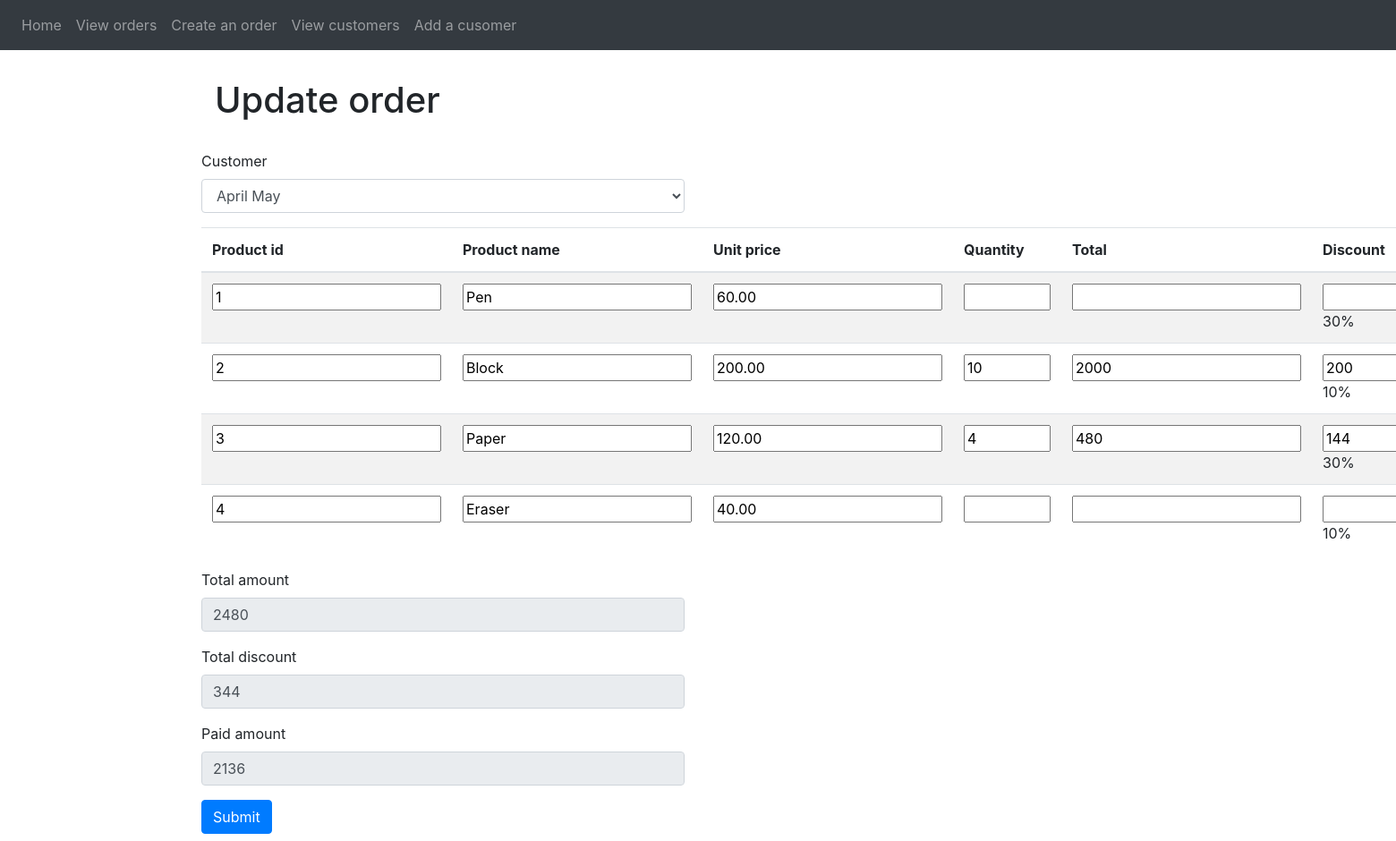
The page /update.php?id=3 on the database its author committed.
### tables this page shows
CREATE TABLE `products` (
  `id` int(11) NOT NULL AUTO_INCREMENT,
  `productname` varchar(100) NOT NULL,
  `unitprice` decimal(6,2) NOT NULL,
  PRIMARY KEY (`id`),
  UNIQUE KEY `id_UNIQUE` (`id`),
  UNIQUE KEY `productname_UNIQUE` (`productname`)
);

CREATE TABLE `orders` (
  `id` int(11) NOT NULL AUTO_INCREMENT,
  `customer` int(11) NOT NULL,
  `totalamount` decimal(10,2) NOT NULL,
  `totaldiscount` decimal(10,2) NOT NULL,
  `paidamount` decimal(10,2) NOT NULL,
  `prize` tinyint(4) NOT NULL,
  PRIMARY KEY (`id`),
  UNIQUE KEY `id_UNIQUE` (`id`),
  KEY `id_idx` (`customer`),
  CONSTRAINT `customer` FOREIGN KEY (`customer`) REFERENCES `customers` (`id`) ON DELETE CASCADE ON UPDATE CASCADE
);

### db/db.php (called while the page is built, shortened)
<?php
    abstract class DB{
        protected $db;
        protected $table;
        function  __construct(){
            try{
                $this->db = new \PDO("mysql:host=" . self::DB_HOST . ";dbname=" . self::DB_DB, self::DB_USERNAME, self::DB_PASSWORD);
            }catch(\PDOException $ex){
                echo $ex->getMessage();
            }catch(\Exception $ex){
                echo $ex->getMessage();
            }
        }
        public function fetchValues($val=1, $param=1){
            $query = "SELECT * FROM {$this->table} WHERE {$param} = '$val'";
            $pdoStatementObject = $this->db->query($query, \PDO::FETCH_ASSOC);
            return $pdoStatementObject->fetchAll();
        }
        public function __destruct(){
            $this->db = NULL;
        }
    }
     class Products extends DB{
		function  __construct(){
			$this->table = 'products';
		}
	}
    class Customers extends DB{
		function  __construct(){
			$this->table = 'customers';
		}
    }
    class Orders extends DB{
		function  __construct(){
			$this->table = 'orders';
        }
    }
    class OrderDetails extends DB{
		function  __construct(){
			$this->table = 'order_items';
        }
    }
?>

### includes/process-order.php (called while the page is built, shortened)
<?php
    function calculateDiscount($ctype, $pname){
        $disc=0;
        if($ctype == "Small Company" || $ctype == "Large Company" ){
            $disc = 10;
            if($ctype == "Large Company"){
                if($pname == 'Pen' || $pname == 'Paper') {
                    $disc = 30;
                }
            }
        }
        return $disc;
    }
?>

### templates/order-form.php (the view, shortened to what this page needs)
<div class="row">
            <form class=" col-md-6" method="POST">
                <div class="form-group">
                    <label for="customer">Customer</label>
                    <select class="form-control" id="customer" name="customer">
                        <?php foreach ($customers as $cust){
                            $sel  ='';
                            if($buyer == $cust['id']){$sel = 'selected';}
                            echo'<option '.$sel.' value="'.$cust['id'].'">'.$cust['fullname'].'</option>';
                        }?>
                    </select>
                </div>
                <table class="table table-hover table-striped users">
                    <thead class="thead">
                        <tr>
                            <th>Product id</th>
                            <th>Product name</th>
                            <th>Unit price</th>
                            <th>Quantity</th>
                            <th>Total</th>
                            <th>Discount</th>
                        </tr>
                    </thead>
                    <tbody>
                    <?php
                        $val = 0;
                        foreach ($products as $key) {
                            $id = $key['id'];
                            $productname = $key['productname'];
                            $unitprice = $key['unitprice'];
                    ?>
                        <tr>
                            <td><input readonly="readonly" type="text" name="id[]"  value="<?= $id; ?>"></td>
                            <td><input readonly="readonly" type="text" class="productname" name="productname[]" value="<?= $productname; ?>"></td>
                            <td><input readonly="readonly" type="text" class="unitprice" name="unitprice[]" value="<?= $unitprice; ?>"></td>
                            <td><input type="number" class="quantity" name="quantity[]"  value="<?= isset($quantity[$val]) ? $quantity[$val] : ''; ?>" min="0" max="100"></td>
                            <td><input readonly="readonly" type="text" class="total" name="total[]" value="<?= isset($total[$val]) ? $total[$val] : ''; ?>"></td>
                            <td><input readonly="readonly" type="text" class="discount" name="discount[]" value="<?= isset($discount[$val]) ? $discount[$val] : ''; ?>"><span class="discountPercentage"><?= isset($discountpercentage[$val]) ? $discountpercentage[$val] : '0'; ?></span><span>%</span></td>
                        </tr>
                    <?php $val++; }?>
                    </tbody>
                </table>
                <div class="form-group">
                    <label for="totalamount">Total amount</label>
                    <input readonly="readonly" type="text" class="form-control" id="totalamount" name="totalamount" value="<?= $totalamount; ?>" placeholder="0">
                </div>
                <div class="form-group">
                    <label  for="totaldiscount">Total discount</label>
                    <input readonly="readonly" type="text" class="form-control" id="totaldiscount" name="totaldiscount" value="<?= $totaldiscount; ?>" placeholder="0">
                </div>
                <div class="form-group">
                    <label for="paidamount">Paid amount</label>
                    <input readonly="readonly" type="text" class="form-control" id="paidamount" name="paidamount"  value="<?= $paidamount; ?>" placeholder="0">
                </div>
                <button name="submit" type="submit" class="btn btn-primary mb-2">Submit</button>
            </form>
        </div>

### rows shown on the page
products: id "1", productname "Pen", unitprice "60.00", val "30"
products: id "2", productname "Block", unitprice "200.00", value "10", value "2000", value "200", val "10"
products: id "3", productname "Paper", unitprice "120.00", value "4", value "480", value "144", val "30"
products: id "4", productname "Eraser", unitprice "40.00", val "10"
orders: totalamount "2480", totaldiscount "344", paidamount "2136"

### other values the page prints
form field customer "April May"
